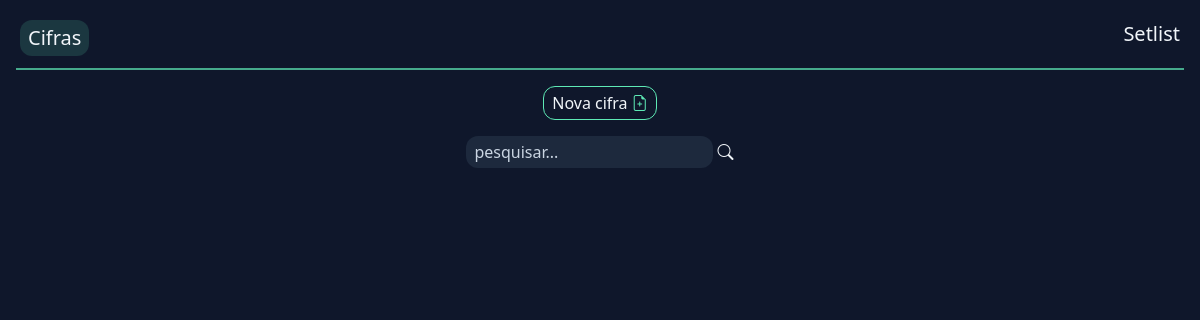
Before: / with the older database file.
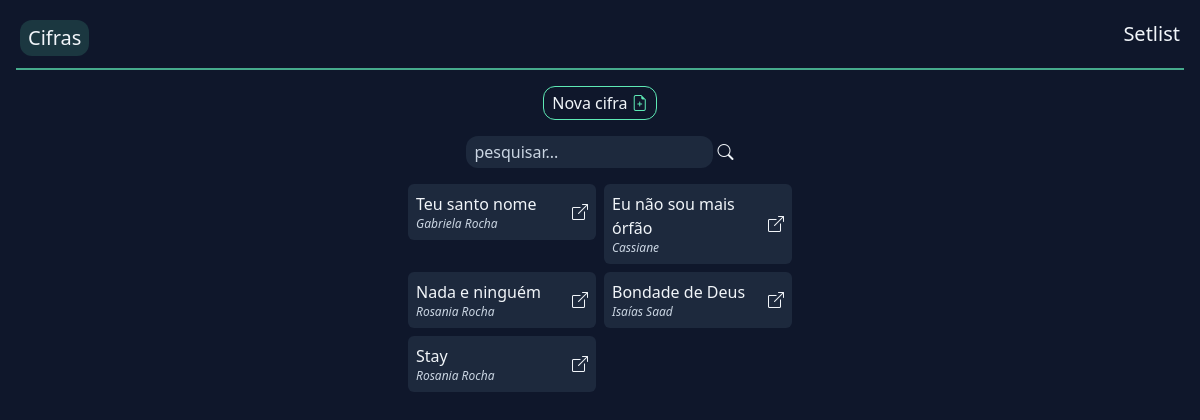
After: the same page with the newer database file.
### tables this page shows
CREATE TABLE "chords"(
	id integer primary key,
  nome varchar(255),
  artista varchar(255),
  tom varchar(1),
  intro varchar(10),
  cifra text
);

### helpers.php (called while the page is built, shortened)
<?php
function view($view, $data = [])
{
    require "views/template/app.php";
}

### controllers/index.controller.php (called while the page is built, shortened)
<?php
$pesquisa = $_REQUEST['pesquisar'] ?? null;
if (!$pesquisa) {
    $cifras = $database
        ->query(
            "select * from chords",
            Chord::class
        )
        ->fetchAll();
}
view('index', ['cifras' => $cifras]);

### rotas.php (called while the page is built, shortened)
<?php
$controller = str_replace('/', '', parse_url($_SERVER['REQUEST_URI'])['path']);
if (!$controller) {
    $controller = 'index';
}
require "controllers/{$controller}.controller.php";

### index.php (called while the page is built, shortened)
<?php
require "database.php";
require "helpers.php";
require "rotas.php";

### database.php (called while the page is built, shortened)
<?php
class Database
{
    private $db;
    public function __construct()
    {
        $this->db = new PDO("sqlite:database.sqlite");
    }
    public function query(string $query, $class = null, array $params = [])
    {
        $prepare = $this->db->prepare($query);
        if ($class) {
            $prepare->setFetchMode(PDO::FETCH_CLASS, $class);
        }
        $prepare->execute($params);
        return $prepare;
    }
}
$database = new Database();

### views/partials/_chord-card.php (the view)
<a href="/cifra?id=<?= $cifra->id ?>">
    <div
        class="group bg-slate-800 text-slate-100 p-2
                        rounded-md flex items-start justify-between hover:bg-slate-700">
        <div>
            <p class="group-active:text-cyan-300"><?= $cifra->nome ?></p>
            <p class="text-xs text-slate-300 italic"><?= $cifra->artista ?></p>
        </div>
        <i class="bi bi-box-arrow-up-right text-slate-100 my-auto ml-4 group-active:text-cyan-300"></i>
    </div>
</a>

### views/template/app.php (shortened to what this page needs)
<!DOCTYPE html>
<html lang="en">
<head>
    <link href="https://cdn.jsdelivr.net/npm/bootstrap-icons@1.10.5/font/bootstrap-icons.css" rel="stylesheet">
    <link rel="stylesheet" href="https://cdn.jsdelivr.net/npm/flatpickr/dist/flatpickr.min.css">
    <script src="https://cdn.jsdelivr.net/npm/@tailwindcss/browser@4"></script>
</head>
<body class="bg-slate-900">
    <header class="">
        <div>
            <nav class="flex justify-between p-5">
                <a href="/" class="text-xl text-slate-100 bg-emerald-300/15 px-2 py-1 rounded-xl">Cifras</a>
                <a href="/setlist" class="text-xl text-slate-100">Setlist</a>
            </nav>
            <hr class="border-t-2 border-emerald-300 opacity-70 mx-4 -mt-2" />
        </div>
    </header>
    <main class="text-slate-100 flex flex-col gap-4">
        <?php require "views/{$view}.view.php"; ?>
    </main>
</body>
</html>

### views/index.view.php (shortened to what this page needs)
<div class="group flex mt-4 mx-auto">
    <a
        href="/nova-cifra"
        class="border-1 border-emerald-300 group-active:border-cyan-300 px-2 py-1 rounded-xl">
        Nova cifra
        <i class="bi bi-file-earmark-plus text-emerald-300 group-active:text-cyan-300"></i>
    </a>
</div>
<div class="group flex items-center gap-2 mx-auto">
    <form method="GET">
        <input
            type="text"
            name="pesquisar"
            placeholder="pesquisar..."
            class="group bg-slate-800 px-2 py-1 rounded-xl placeholder:text-slate-300 focus:outline-none focus:ring-1 focus:ring-emerald-300/75">
        <button type="submit">
            <i class="bi bi-search group-focus-within:text-emerald-300/75"></i>
        </button>
    </form>
</div>
<div class="gap-2 mx-auto max-w-sm grid grid-cols-2">
    <?php foreach ($cifras as $cifra) {
        require 'partials/_chord-card.php';
    } ?>
</div>

Changed rows visible on the page:
added chords: nome "Teu santo nome", artista "Gabriela Rocha"
added chords: nome "Eu não sou mais órfão", artista "Cassiane"
added chords: nome "Nada e ninguém", artista "Rosania Rocha"
added chords: nome "Bondade de Deus", artista "Isaías Saad"
added chords: nome "Stay", artista "Rosania Rocha"
